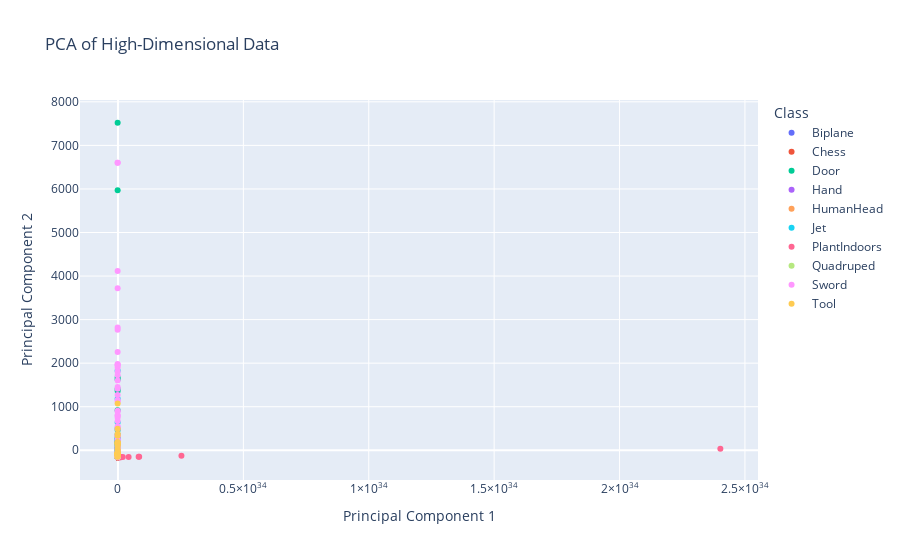

Source (notebook cell):
### Code cell
pca=PCA(n_components=2)
x_trans=pca.fit_transform(X)
# Step 2: Create a DataFrame for the PCA results
pca_df = pd.DataFrame(data=x_trans, columns=['PCA1', 'PCA2'])
pca_df['Class'] = Y['class']  # Add the class labels
pca_df['Name']=Y["mesh_name"]
plot_data2(pca_df,"PCA1","PCA2",subs,html_filename="plot_pca_selected.html")

### Figure 1 — Plotly figure (JSON) as saved in the notebook; plotly's stock layout.template omitted (floating-point values rounded to 4 significant figures; data arrays with more than 128 entries replaced by an {"elided": "..."} marker saying what was removed)
{"data": [{"customdata": [["Biplane", "D00069.obj"], ["Biplane", "D00132.obj"], ["Biplane", "D00178.obj"], ["Biplane", "D00199.obj"], ["Biplane", "D00246.obj"], ["Biplane", "D00276.obj"], ["Biplane", "D00277.obj"], ["Biplane", "D00320.obj"], ["Biplane", "D00373.obj"], ["Biplane", "D00410.obj"], ["Biplane", "D00490.obj"], ["Biplane", "D00515.obj"], ["Biplane", "D00601.obj"], ["Biplane", "D00616.obj"], ["Biplane", "D00632.obj"], ["Biplane", "D00634.obj"], ["Biplane", "D00666.obj"], ["Biplane", "D00854.obj"], ["Biplane", "D00890.obj"], ["Biplane", "D00900.obj"], ["Biplane", "m1118.obj"], ["Biplane", "m1119.obj"], ["Biplane", "m1120.obj"], ["Biplane", "m1121.obj"], ["Biplane", "m1122.obj"], ["Biplane", "m1123.obj"], ["Biplane", "m1124.obj"], ["Biplane", "m1126.obj"], ["Biplane", "m1127.obj"], ["Biplane", "m1128.obj"], ["Biplane", "m1129.obj"], ["Biplane", "m1131.obj"], ["Biplane", "m1132.obj"], ["Biplane", "m1133.obj"], ["Biplane", "m1134.obj"], ["Biplane", "m1135.obj"], ["Biplane", "m1136.obj"], ["Biplane", "m1137.obj"], ["Biplane", "m1138.obj"], ["Biplane", "m1139.obj"], ["Biplane", "m1141.obj"], ["Biplane", "m1143.obj"], ["Biplane", "m1144.obj"], ["Biplane", "m1146.obj"]], "hovertemplate": "Class=%{customdata[0]}<br>Principal Component 1=%{x}<br>Principal Component 2=%{y}<br>Name=%{customdata[1]}<extra></extra>", "legendgroup": "Biplane", "marker": {"color": "#636efa", "symbol": "circle"}, "mode": "markers", "name": "Biplane", "orientation": "v", "showlegend": true, "type": "scatter", "x": [-1.225e+31, -1.225e+31, -1.225e+31, -1.225e+31, -1.225e+31, -1.225e+31, -1.225e+31, -1.225e+31, -1.225e+31, -1.225e+31, -1.225e+31, -1.225e+31, -1.225e+31, -1.225e+31, -1.225e+31, -1.225e+31, -1.225e+31, -1.225e+31, -1.225e+31, -1.225e+31, -1.225e+31, -1.225e+31, -1.225e+31, -1.225e+31, -1.225e+31, -1.225e+31, -1.225e+31, -1.225e+31, -1.225e+31, -1.225e+31, -1.225e+31, -1.225e+31, -1.225e+31, -1.225e+31, -1.225e+31, -1.225e+31, -1.225e+31, -1.225e+31, -1.225e+31, -1.225e+31, -1.225e+31, -1.225e+31, -1.225e+31, -1.225e+31], "xaxis": "x", "y": [-152.6, -129.5, -148.0, -152.8, -144.1, -156.2, -155.3, -152.1, -147.9, -142.5, -149.4, -152.6, -157.5, -142.2, -152.2, -154.0, -147.2, -153.7, -145.3, -151.7, -147.8, -154.2, -144.4, -153.4, -151.9, -150.6, -145.9, -150.8, -148.2, -147.3, -152.3, -148.0, -140.4, -152.2, -117.9, -135.9, -152.5, -118.0, -155.7, -154.5, -154.6, -145.1, -153.5, -129.4], "yaxis": "y"}, {"customdata": [["Chess", "D01017.obj"], ["Chess", "D01019.obj"], ["Chess", "D01021.obj"], ["Chess", "D01043.obj"], ["Chess", "D01045.obj"], ["Chess", "D01049.obj"], ["Chess", "D01053.obj"], ["Chess", "D01080.obj"], ["Chess", "D01081.obj"], ["Chess", "D01099.obj"], ["Chess", "D01105.obj"], ["Chess", "D01112.obj"], ["Chess", "D01123.obj"], ["Chess", "D01126.obj"], ["Chess", "D01130.obj"], ["Chess", "D01138.obj"], ["Chess", "D01145.obj"], ["Chess", "D01171.obj"], ["Chess", "D01186.obj"], ["Chess", "D01188.obj"], ["Chess", "m1589.obj"], ["Chess", "m1591.obj"], ["Chess", "m1593.obj"], ["Chess", "m1595.obj"], ["Chess", "m1596.obj"], ["Chess", "m1598.obj"], ["Chess", "m1599.obj"], ["Chess", "m1600.obj"], ["Chess", "m1601.obj"], ["Chess", "m1602.obj"], ["Chess", "m1603.obj"], ["Chess", "m1604.obj"], ["Chess", "m1605.obj"], ["Chess", "m1606.obj"], ["Chess", "m1607.obj"], ["Chess", "m1608.obj"], ["Chess", "m1609.obj"], ["Chess", "m1610.obj"], ["Chess", "m1611.obj"], ["Chess", "m1612.obj"], ["Chess", "m1613.obj"], ["Chess", "m1614.obj"]], "hovertemplate": "Class=%{customdata[0]}<br>Principal Component 1=%{x}<br>Principal Component 2=%{y}<br>Name=%{customdata[1]}<extra></extra>", "legendgroup": "Chess", "marker": {"color": "#EF553B", "symbol": "circle"}, "mode": "markers", "name": "Chess", "orientation": "v", "showlegend": true, "type": "scatter", "x": [-1.225e+31, -1.225e+31, -1.225e+31, -1.225e+31, -1.225e+31, -1.225e+31, -1.225e+31, -1.225e+31, -1.225e+31, -1.225e+31, -1.225e+31, -1.225e+31, -1.225e+31, -1.225e+31, -1.225e+31, -1.225e+31, -1.225e+31, -1.225e+31, -1.225e+31, -1.225e+31, -1.225e+31, -1.225e+31, -1.225e+31, -1.225e+31, -1.225e+31, -1.225e+31, -1.225e+31, -1.225e+31, -1.225e+31, -1.225e+31, -1.225e+31, -1.225e+31, -1.225e+31, -1.225e+31, -1.225e+31, -1.225e+31, -1.225e+31, -1.225e+31, -1.225e+31, -1.225e+31, -1.225e+31, -1.225e+31], "xaxis": "x", "y": [-155.1, -151.4, -151.8, -145.6, -149.8, -149.6, -157.7, -152.1, -154.1, -156.0, -152.2, -151.1, -148.7, -154.4, -151.2, -152.0, -148.8, -157.5, -154.8, -157.0, -132.7, -110.3, -120.7, -108.6, -60.07, -151.1, -152.1, -151.6, -154.1, -149.8, -145.6, -149.5, -157.7, -156.1, -154.4, -157.0, -154.8, -158.5, -151.8, -151.4, -152.2, -148.3], "yaxis": "y"}, {"customdata": [["Door", "D01005.obj"], ["Door", "D01029.obj"], ["Door", "D01052.obj"], ["Door", "D01058.obj"], ["Door", "D01062.obj"], ["Door", "D01076.obj"], ["Door", "D01104.obj"], ["Door", "D01114.obj"], ["Door", "D01121.obj"], ["Door", "D01129.obj"], ["Door", "D01136.obj"], ["Door", "D01139.obj"], ["Door", "D01141.obj"], ["Door", "D01143.obj"], ["Door", "D01144.obj"], ["Door", "D01155.obj"], ["Door", "D01158.obj"], ["Door", "D01167.obj"], ["Door", "D01177.obj"], ["Door", "D01194.obj"], ["Door", "m1707.obj"], ["Door", "m1708.obj"], ["Door", "m1710.obj"], ["Door", "m1711.obj"], ["Door", "m1712.obj"], ["Door", "m1713.obj"], ["Door", "m1714.obj"], ["Door", "m1715.obj"], ["Door", "m1716.obj"], ["Door", "m1717.obj"], ["Door", "m1718.obj"], ["Door", "m1720.obj"], ["Door", "m1721.obj"], ["Door", "m1722.obj"], ["Door", "m1723.obj"], ["Door", "m1724.obj"], ["Door", "m1725.obj"], ["Door", "m1726.obj"], ["Door", "m1727.obj"], ["Door", "m1728.obj"], ["Door", "m1729.obj"], ["Door", "m1730.obj"], ["Door", "m1731.obj"], ["Door", "m1732.obj"]], "hovertemplate": "Class=%{customdata[0]}<br>Principal Component 1=%{x}<br>Principal Component 2=%{y}<br>Name=%{customdata[1]}<extra></extra>", "legendgroup": "Door", "marker": {"color": "#00cc96", "symbol": "circle"}, "mode": "markers", "name": "Door", "orientation": "v", "showlegend": true, "type": "scatter", "x": [-1.225e+31, -1.225e+31, -1.225e+31, -1.225e+31, -1.225e+31, -1.225e+31, -1.225e+31, -1.225e+31, -1.225e+31, -1.225e+31, -1.225e+31, -1.225e+31, -1.225e+31, -1.225e+31, -1.225e+31, -1.225e+31, -1.225e+31, -1.225e+31, -1.225e+31, -1.225e+31, -1.225e+31, -1.225e+31, -1.225e+31, -1.225e+31, -1.225e+31, -1.225e+31, -1.225e+31, -1.225e+31, -1.225e+31, -1.225e+31, -1.225e+31, -1.225e+31, -1.225e+31, -1.225e+31, -1.225e+31, -1.225e+31, -1.225e+31, -1.225e+31, -1.225e+31, -1.225e+31, -1.225e+31, -1.225e+31, -1.225e+31, -1.225e+31], "xaxis": "x", "y": [261.6, -90.08, -137.2, 40.98, 182.5, 68.05, 1362.0, -92.59, 364.0, 77.17, 1407.0, 7520.0, 60.3, 224.9, 179.4, -76.85, -39.9, 149.5, 128.6, 5972.0, -90.1, 304.9, 467.2, 203.4, 35.99, 261.6, 1623.0, -133.8, 48.45, 13.94, 77.45, 1671.0, -39.87, -91.04, 191.4, 191.3, -20.3, -76.85, -36.77, 921.0, -87.94, -87.94, 8.97, 53.84], "yaxis": "y"}, {"customdata": [["Hand", "D01006.obj"], ["Hand", "D01020.obj"], ["Hand", "D01022.obj"], ["Hand", "D01024.obj"], ["Hand", "D01041.obj"], ["Hand", "D01060.obj"], ["Hand", "D01074.obj"], ["Hand", "D01093.obj"], ["Hand", "D01097.obj"], ["Hand", "D01106.obj"], ["Hand", "D01117.obj"], ["Hand", "D01118.obj"], ["Hand", "D01153.obj"], ["Hand", "D01162.obj"], ["Hand", "D01170.obj"], ["Hand", "D01172.obj"], ["Hand", "D01193.obj"], ["Hand", "D01197.obj"], ["Hand", "D01198.obj"], ["Hand", "D01200.obj"], ["Hand", "m323.obj"], ["Hand", "m324.obj"], ["Hand", "m325.obj"], ["Hand", "m326.obj"], ["Hand", "m327.obj"], ["Hand", "m328.obj"], ["Hand", "m329.obj"], ["Hand", "m330.obj"], ["Hand", "m331.obj"], ["Hand", "m332.obj"], ["Hand", "m333.obj"], ["Hand", "m334.obj"], ["Hand", "m335.obj"], ["Hand", "m336.obj"], ["Hand", "m337.obj"], ["Hand", "m338.obj"], ["Hand", "m339.obj"]], "hovertemplate": "Class=%{customdata[0]}<br>Principal Component 1=%{x}<br>Principal Component 2=%{y}<br>Name=%{customdata[1]}<extra></extra>", "legendgroup": "Hand", "marker": {"color": "#ab63fa", "symbol": "circle"}, "mode": "markers", "name": "Hand", "orientation": "v", "showlegend": true, "type": "scatter", "x": [-1.225e+31, -1.225e+31, -1.225e+31, -1.225e+31, -1.225e+31, -1.225e+31, -1.225e+31, -1.225e+31, -1.225e+31, -1.225e+31, -1.225e+31, -1.225e+31, -1.225e+31, -1.225e+31, -1.225e+31, -1.225e+31, -1.225e+31, -1.225e+31, -1.225e+31, -1.225e+31, -1.225e+31, -1.225e+31, -1.225e+31, -1.225e+31, -1.225e+31, -1.225e+31, -1.225e+31, -1.225e+31, -1.225e+31, -1.225e+31, -1.225e+31, -1.225e+31, -1.225e+31, -1.225e+31, -1.225e+31, -1.225e+31, -1.225e+31], "xaxis": "x", "y": [-156.3, -152.9, -150.0, -144.4, -149.6, -148.4, -151.5, -148.9, -147.8, -52.47, -144.6, -148.1, -140.3, -158.9, -140.1, -141.7, -151.4, -154.4, -101.7, -154.6, -141.6, -140.3, -149.6, -148.4, -151.4, -144.6, -147.8, -149.9, -151.4, -158.9, -157.2, -144.7, -156.3, -148.2, -101.7, -140.2, -52.47], "yaxis": "y"}, {"customdata": [["HumanHead", "D00013.obj"], ["HumanHead", "D00061.obj"], ["HumanHead", "D00072.obj"], ["HumanHead", "D00106.obj"], ["HumanHead", "D00131.obj"], ["HumanHead", "D00205.obj"], ["HumanHead", "D00313.obj"], ["HumanHead", "D00434.obj"], ["HumanHead", "D00487.obj"], ["HumanHead", "D00488.obj"], ["HumanHead", "D00566.obj"], ["HumanHead", "D00578.obj"], ["HumanHead", "D00591.obj"], ["HumanHead", "D00610.obj"], ["HumanHead", "D00629.obj"], ["HumanHead", "D00653.obj"], ["HumanHead", "D00690.obj"], ["HumanHead", "D00758.obj"], ["HumanHead", "D00910.obj"], ["HumanHead", "D00984.obj"], ["HumanHead", "m340.obj"], ["HumanHead", "m341.obj"], ["HumanHead", "m342.obj"], ["HumanHead", "m343.obj"], ["HumanHead", "m344.obj"], ["HumanHead", "m345.obj"], ["HumanHead", "m346.obj"], ["HumanHead", "m347.obj"], ["HumanHead", "m348.obj"], ["HumanHead", "m349.obj"], ["HumanHead", "m350.obj"], ["HumanHead", "m351.obj"], ["HumanHead", "m352.obj"], ["HumanHead", "m353.obj"], ["HumanHead", "m354.obj"], ["HumanHead", "m355.obj"], ["HumanHead", "m356.obj"], ["HumanHead", "m357.obj"], ["HumanHead", "m358.obj"], ["HumanHead", "m359.obj"], ["HumanHead", "m360.obj"], ["HumanHead", "m361.obj"], ["HumanHead", "m362.obj"], ["HumanHead", "m363.obj"], ["HumanHead", "m364.obj"], ["HumanHead", "m365.obj"], ["HumanHead", "m367.obj"], ["HumanHead", "m368.obj"], ["HumanHead", "m369.obj"], ["HumanHead", "m370.obj"]], "hovertemplate": "Class=%{customdata[0]}<br>Principal Component 1=%{x}<br>Principal Component 2=%{y}<br>Name=%{customdata[1]}<extra></extra>", "legendgroup": "HumanHead", "marker": {"color": "#FFA15A", "symbol": "circle"}, "mode": "markers", "name": "HumanHead", "orientation": "v", "showlegend": true, "type": "scatter", "x": [-1.225e+31, -1.225e+31, -1.225e+31, -1.225e+31, -1.225e+31, -1.225e+31, -1.225e+31, -1.225e+31, -1.225e+31, -1.225e+31, -1.225e+31, -1.225e+31, -1.225e+31, -1.225e+31, -1.225e+31, -1.225e+31, -1.225e+31, -1.225e+31, -1.225e+31, -1.225e+31, -1.225e+31, -1.225e+31, -1.225e+31, -1.225e+31, -1.225e+31, -1.225e+31, -1.225e+31, -1.225e+31, -1.225e+31, -1.225e+31, -1.225e+31, -1.225e+31, -1.225e+31, -1.225e+31, -1.225e+31, -1.225e+31, -1.225e+31, -1.225e+31, -1.225e+31, -1.225e+31, -1.225e+31, -1.225e+31, -1.225e+31, -1.225e+31, -1.225e+31, -1.225e+31, -1.225e+31, -1.225e+31, -1.225e+31, -1.225e+31], "xaxis": "x", "y": [-159.3, -62.45, -158.7, -158.0, -158.8, -158.6, -159.7, -158.8, -159.3, -159.0, -159.1, -158.5, -157.9, -159.3, -159.6, -158.5, -159.6, -159.4, -159.4, -156.6, -159.4, -158.6, -159.4, -158.5, -157.7, -159.2, -158.4, -158.4, -159.8, -159.4, -159.1, -159.0, -159.3, -159.3, -157.8, -158.1, -159.1, -159.1, -158.2, -158.8, -159.0, -159.0, -158.9, -158.7, -158.4, -158.7, -158.1, -158.7, -159.5, -159.7], "yaxis": "y"}, {"customdata": {"elided": "143x2 str values"}, "hovertemplate": "Class=%{customdata[0]}<br>Principal Component 1=%{x}<br>Principal Component 2=%{y}<br>Name=%{customdata[1]}<extra></extra>", "legendgroup": "Jet", "marker": {"color": "#19d3f3", "symbol": "circle"}, "mode": "markers", "name": "Jet", "orientation": "v", "showlegend": true, "type": "scatter", "x": {"elided": "143 float values"}, "xaxis": "x", "y": {"elided": "143 float values"}, "yaxis": "y"}, {"customdata": {"elided": "65x2 str values"}, "hovertemplate": "Class=%{customdata[0]}<br>Principal Component 1=%{x}<br>Principal Component 2=%{y}<br>Name=%{customdata[1]}<extra></extra>", "legendgroup": "PlantIndoors", "marker": {"color": "#FF6692", "symbol": "circle"}, "mode": "markers", "name": "PlantIndoors", "orientation": "v", "showlegend": true, "type": "scatter", "x": [5.859e+31, 6.827e+31, -1.225e+31, -1.225e+31, 7.086e+31, 1.385e+31, 4.249e+32, 8.247e+32, 8.458e+32, 6.056e+31, 2.402e+34, -1.225e+31, 7.902e+31, 6.025e+31, 1.905e+32, 1.207e+32, -1.225e+31, -1.225e+31, 5.049e+31, 2.531e+33, -1.225e+31, -1.225e+31, -1.225e+31, -1.225e+31, -1.225e+31, -1.225e+31, -1.225e+31, -1.225e+31, -1.225e+31, -1.225e+31, -1.225e+31, -1.225e+31, -1.225e+31, -1.225e+31, -1.225e+31, -1.225e+31, -1.225e+31, -1.225e+31, -1.225e+31, -1.225e+31, -1.225e+31, -1.225e+31, -1.225e+31, -1.225e+31, -1.225e+31, -1.225e+31, -1.225e+31, -1.225e+31, -1.225e+31, -1.225e+31, -1.225e+31, -1.225e+31, -1.225e+31, -1.225e+31, -1.225e+31, -1.225e+31, -1.225e+31, -1.225e+31, -1.225e+31, -1.225e+31, -1.225e+31, -1.225e+31, -1.225e+31, -1.225e+31, -1.225e+31], "xaxis": "x", "y": [-156.4, -153.8, -157.7, -157.9, -153.8, -158.9, -154.2, -150.9, -149.7, -157.8, 32.9, -157.4, -157.7, -158.6, -156.3, -158.7, -151.6, -159.0, -158.2, -128.0, -158.9, -157.8, -159.4, -159.7, -159.7, -154.0, -159.0, -157.4, -159.2, -150.1, -158.9, -154.2, -159.7, -158.1, -159.6, -153.6, -134.5, -141.6, -158.3, -159.4, -131.8, -153.2, -159.3, -159.0, -159.0, -158.0, -154.5, -159.1, -156.5, -158.1, -147.6, -146.4, -159.5, -145.7, -154.9, -159.6, -159.2, -159.4, -124.9, -159.0, -157.4, -152.4, -159.7, -145.2, -157.5], "yaxis": "y"}, {"customdata": [["Quadruped", "D00111.obj"], ["Quadruped", "D00150.obj"], ["Quadruped", "D00218.obj"], ["Quadruped", "D00226.obj"], ["Quadruped", "D00261.obj"], ["Quadruped", "D00326.obj"], ["Quadruped", "D00380.obj"], ["Quadruped", "D00409.obj"], ["Quadruped", "D00508.obj"], ["Quadruped", "D00509.obj"], ["Quadruped", "D00583.obj"], ["Quadruped", "D00663.obj"], ["Quadruped", "D00700.obj"], ["Quadruped", "D00757.obj"], ["Quadruped", "D00794.obj"], ["Quadruped", "D00795.obj"], ["Quadruped", "D00831.obj"], ["Quadruped", "D00841.obj"], ["Quadruped", "D00867.obj"], ["Quadruped", "D00934.obj"], ["Quadruped", "m100.obj"], ["Quadruped", "m101.obj"], ["Quadruped", "m102.obj"], ["Quadruped", "m103.obj"], ["Quadruped", "m104.obj"], ["Quadruped", "m105.obj"], ["Quadruped", "m106.obj"], ["Quadruped", "m107.obj"], ["Quadruped", "m108.obj"], ["Quadruped", "m109.obj"], ["Quadruped", "m110.obj"], ["Quadruped", "m111.obj"], ["Quadruped", "m112.obj"], ["Quadruped", "m273.obj"], ["Quadruped", "m274.obj"], ["Quadruped", "m275.obj"], ["Quadruped", "m276.obj"], ["Quadruped", "m277.obj"], ["Quadruped", "m278.obj"], ["Quadruped", "m279.obj"], ["Quadruped", "m280.obj"], ["Quadruped", "m281.obj"], ["Quadruped", "m282.obj"], ["Quadruped", "m86.obj"], ["Quadruped", "m87.obj"], ["Quadruped", "m88.obj"], ["Quadruped", "m89.obj"], ["Quadruped", "m90.obj"], ["Quadruped", "m91.obj"], ["Quadruped", "m92.obj"], ["Quadruped", "m93.obj"], ["Quadruped", "m95.obj"], ["Quadruped", "m96.obj"], ["Quadruped", "m97.obj"], ["Quadruped", "m98.obj"], ["Quadruped", "m99.obj"]], "hovertemplate": "Class=%{customdata[0]}<br>Principal Component 1=%{x}<br>Principal Component 2=%{y}<br>Name=%{customdata[1]}<extra></extra>", "legendgroup": "Quadruped", "marker": {"color": "#B6E880", "symbol": "circle"}, "mode": "markers", "name": "Quadruped", "orientation": "v", "showlegend": true, "type": "scatter", "x": [-1.225e+31, -1.225e+31, -1.225e+31, -1.225e+31, -1.225e+31, -1.225e+31, -1.225e+31, -1.225e+31, -1.225e+31, -1.225e+31, -1.225e+31, -1.225e+31, -1.225e+31, -1.225e+31, -1.225e+31, -1.225e+31, -1.225e+31, -1.225e+31, -1.225e+31, -1.225e+31, -1.225e+31, -1.225e+31, -1.225e+31, -1.225e+31, -1.225e+31, -1.225e+31, -1.225e+31, -1.225e+31, -1.225e+31, -1.225e+31, -1.225e+31, -1.225e+31, -1.225e+31, -1.225e+31, -1.225e+31, -1.225e+31, -1.225e+31, -1.225e+31, -1.225e+31, -1.225e+31, -1.225e+31, -1.225e+31, -1.225e+31, -1.225e+31, -1.225e+31, -1.225e+31, -1.225e+31, -1.225e+31, -1.225e+31, -1.225e+31, -1.225e+31, -1.225e+31, -1.225e+31, -1.225e+31, -1.225e+31, -1.225e+31], "xaxis": "x", "y": [-149.9, -155.3, -145.0, -148.6, -148.4, -136.7, -143.7, -131.8, -132.0, -115.1, -141.7, -128.6, -132.0, -151.5, -127.8, -142.7, -149.9, -136.2, -147.0, -149.2, -155.8, -155.2, -155.7, -134.8, -141.9, -143.9, -138.5, -137.0, -133.1, -157.8, -155.9, -153.9, -157.5, -139.7, -147.3, -136.2, -59.03, -147.8, -123.5, -141.6, -128.0, -133.2, -154.2, -137.4, -148.4, -144.3, -145.5, -155.0, -149.6, -148.1, -145.8, -144.0, -135.4, -144.7, -145.5, -151.5], "yaxis": "y"}, {"customdata": [["Sword", "D00066.obj"], ["Sword", "D00071.obj"], ["Sword", "D00133.obj"], ["Sword", "D00149.obj"], ["Sword", "D00162.obj"], ["Sword", "D00177.obj"], ["Sword", "D00195.obj"], ["Sword", "D00249.obj"], ["Sword", "D00356.obj"], ["Sword", "D00484.obj"], ["Sword", "D00513.obj"], ["Sword", "D00540.obj"], ["Sword", "D00635.obj"], ["Sword", "D00712.obj"], ["Sword", "D00807.obj"], ["Sword", "D00812.obj"], ["Sword", "D00906.obj"], ["Sword", "D00916.obj"], ["Sword", "D00992.obj"], ["Sword", "m687.obj"], ["Sword", "m688.obj"], ["Sword", "m689.obj"], ["Sword", "m690.obj"], ["Sword", "m691.obj"], ["Sword", "m692.obj"], ["Sword", "m693.obj"], ["Sword", "m694.obj"], ["Sword", "m695.obj"], ["Sword", "m696.obj"], ["Sword", "m697.obj"], ["Sword", "m698.obj"], ["Sword", "m699.obj"], ["Sword", "m700.obj"], ["Sword", "m701.obj"], ["Sword", "m702.obj"], ["Sword", "m703.obj"], ["Sword", "m704.obj"], ["Sword", "m705.obj"], ["Sword", "m707.obj"], ["Sword", "m709.obj"], ["Sword", "m710.obj"], ["Sword", "m711.obj"], ["Sword", "m712.obj"], ["Sword", "m713.obj"], ["Sword", "m714.obj"], ["Sword", "m715.obj"], ["Sword", "m716.obj"], ["Sword", "m717.obj"], ["Sword", "m718.obj"], ["Sword", "m719.obj"], ["Sword", "m720.obj"], ["Sword", "m721.obj"]], "hovertemplate": "Class=%{customdata[0]}<br>Principal Component 1=%{x}<br>Principal Component 2=%{y}<br>Name=%{customdata[1]}<extra></extra>", "legendgroup": "Sword", "marker": {"color": "#FF97FF", "symbol": "circle"}, "mode": "markers", "name": "Sword", "orientation": "v", "showlegend": true, "type": "scatter", "x": [-1.225e+31, -1.225e+31, -1.225e+31, -1.225e+31, -1.225e+31, -1.225e+31, -1.225e+31, -1.225e+31, -1.225e+31, -1.225e+31, -1.225e+31, -1.225e+31, -1.225e+31, -1.225e+31, -1.225e+31, -1.225e+31, -1.225e+31, -1.225e+31, -1.225e+31, -1.225e+31, -1.225e+31, -1.225e+31, -1.225e+31, -1.225e+31, -1.225e+31, -1.225e+31, -1.225e+31, -1.225e+31, -1.225e+31, -1.225e+31, -1.225e+31, -1.225e+31, -1.225e+31, -1.225e+31, -1.225e+31, -1.225e+31, -1.225e+31, -1.225e+31, -1.225e+31, -1.225e+31, -1.225e+31, -1.225e+31, -1.225e+31, -1.225e+31, -1.225e+31, -1.225e+31, -1.225e+31, -1.225e+31, -1.225e+31, -1.225e+31, -1.225e+31, -1.225e+31], "xaxis": "x", "y": [90.57, -78.86, -82.05, 490.7, 1981.0, -85.31, 340.4, 48.23, -141.7, 907.0, 200.0, 1604.0, 244.4, 1152.0, 2817.0, 1896.0, -113.6, 3721.0, -110.5, 551.0, -117.9, -32.88, -74.17, 755.6, 1967.0, 1804.0, 251.1, -111.4, -151.3, 6599.0, 319.3, 346.1, 801.0, 4116.0, 1410.0, 2769.0, 1952.0, 23.35, 804.4, 888.7, -21.64, 523.6, 2257.0, 1454.0, 6599.0, -151.3, 1269.0, 1723.0, 1128.0, -119.6, 672.5, 77.48], "yaxis": "y"}, {"customdata": [["Tool", "D01003.obj"], ["Tool", "D01012.obj"], ["Tool", "D01040.obj"], ["Tool", "D01044.obj"], ["Tool", "D01069.obj"], ["Tool", "D01084.obj"], ["Tool", "D01086.obj"], ["Tool", "D01111.obj"], ["Tool", "D01113.obj"], ["Tool", "D01127.obj"], ["Tool", "D01131.obj"], ["Tool", "D01140.obj"], ["Tool", "D01142.obj"], ["Tool", "D01148.obj"], ["Tool", "D01152.obj"], ["Tool", "D01154.obj"], ["Tool", "D01156.obj"], ["Tool", "D01159.obj"], ["Tool", "D01165.obj"], ["Tool", "D01176.obj"], ["Tool", "m1099.obj"], ["Tool", "m1100.obj"], ["Tool", "m1101.obj"], ["Tool", "m1102.obj"], ["Tool", "m1103.obj"], ["Tool", "m1104.obj"], ["Tool", "m1105.obj"], ["Tool", "m1106.obj"], ["Tool", "m1107.obj"], ["Tool", "m1108.obj"], ["Tool", "m1109.obj"], ["Tool", "m1110.obj"], ["Tool", "m1111.obj"], ["Tool", "m1112.obj"], ["Tool", "m1113.obj"], ["Tool", "m1114.obj"], ["Tool", "m1115.obj"], ["Tool", "m1116.obj"], ["Tool", "m1117.obj"], ["Tool", "m589.obj"], ["Tool", "m590.obj"], ["Tool", "m591.obj"]], "hovertemplate": "Class=%{customdata[0]}<br>Principal Component 1=%{x}<br>Principal Component 2=%{y}<br>Name=%{customdata[1]}<extra></extra>", "legendgroup": "Tool", "marker": {"color": "#FECB52", "symbol": "circle"}, "mode": "markers", "name": "Tool", "orientation": "v", "showlegend": true, "type": "scatter", "x": [-1.225e+31, -1.225e+31, -1.225e+31, -1.225e+31, -1.225e+31, -1.225e+31, -1.225e+31, -1.225e+31, -1.225e+31, -1.225e+31, -1.225e+31, -1.225e+31, -1.225e+31, -1.225e+31, -1.225e+31, -1.225e+31, -1.225e+31, -1.225e+31, -1.225e+31, -1.225e+31, -1.225e+31, -1.225e+31, -1.225e+31, -1.225e+31, -1.225e+31, -1.225e+31, -1.225e+31, -1.225e+31, -1.225e+31, -1.225e+31, -1.225e+31, -1.225e+31, -1.225e+31, -1.225e+31, -1.225e+31, -1.225e+31, -1.225e+31, -1.225e+31, -1.225e+31, -1.225e+31, -1.225e+31, -1.225e+31], "xaxis": "x", "y": [-62.34, -82.04, -100.3, -98.19, -105.8, -97.78, -73.39, -79.93, -72.23, -105.1, -95.22, -102.4, -92.88, -85.34, -78.41, -103.6, -93.48, -93.21, -73.63, -71.92, 190.0, -68.32, 493.2, 1076.0, 133.3, 176.4, 148.0, 381.3, 165.1, 331.8, -96.49, -74.75, -54.74, 22.29, -72.27, 134.7, -9.59, 170.4, 88.47, -149.7, -142.0, -126.3], "yaxis": "y"}], "layout": {"legend": {"title": {"text": "Class"}, "tracegroupgap": 0}, "title": {"text": "PCA of High-Dimensional Data"}, "xaxis": {"anchor": "y", "domain": [0, 1], "title": {"text": "Principal Component 1"}}, "yaxis": {"anchor": "x", "domain": [0, 1], "title": {"text": "Principal Component 2"}}}}
